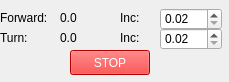
<?xml version="1.0" encoding="UTF-8"?>
<ui version="4.0">
 <class>MainWindow</class>
 <widget class="QMainWindow" name="MainWindow">
  <property name="geometry">
   <rect>
    <x>0</x>
    <y>0</y>
    <width>229</width>
    <height>82</height>
   </rect>
  </property>
  <property name="focusPolicy">
   <enum>Qt::StrongFocus</enum>
  </property>
  <property name="windowTitle">
   <string>Teleop</string>
  </property>
  <widget class="QWidget" name="centralwidget">
   <widget class="QPushButton" name="stopButton">
    <property name="geometry">
     <rect>
      <x>70</x>
      <y>50</y>
      <width>80</width>
      <height>25</height>
     </rect>
    </property>
    <property name="focusPolicy">
     <enum>Qt::NoFocus</enum>
    </property>
    <property name="styleSheet">
     <string notr="true">background-color: rgb(255, 0, 0);
font: 75 12pt &quot;Sans Serif&quot;;
color: rgb(255, 255, 255);</string>
    </property>
    <property name="text">
     <string>STOP</string>
    </property>
   </widget>
   <widget class="QLabel" name="fwdLabel">
    <property name="geometry">
     <rect>
      <x>0</x>
      <y>10</y>
      <width>91</width>
      <height>16</height>
     </rect>
    </property>
    <property name="text">
     <string>Forward:</string>
    </property>
   </widget>
   <widget class="QLabel" name="turnLabel">
    <property name="geometry">
     <rect>
      <x>0</x>
      <y>30</y>
      <width>81</width>
      <height>16</height>
     </rect>
    </property>
    <property name="text">
     <string>Turn:</string>
    </property>
   </widget>
   <widget class="QLabel" name="fwdVel">
    <property name="geometry">
     <rect>
      <x>60</x>
      <y>10</y>
      <width>31</width>
      <height>16</height>
     </rect>
    </property>
    <property name="text">
     <string>0.0</string>
    </property>
   </widget>
   <widget class="QLabel" name="turnVel">
    <property name="geometry">
     <rect>
      <x>60</x>
      <y>30</y>
      <width>31</width>
      <height>16</height>
     </rect>
    </property>
    <property name="text">
     <string>0.0</string>
    </property>
   </widget>
   <widget class="QDoubleSpinBox" name="fwdInc">
    <property name="geometry">
     <rect>
      <x>160</x>
      <y>8</y>
      <width>62</width>
      <height>22</height>
     </rect>
    </property>
    <property name="focusPolicy">
     <enum>Qt::ClickFocus</enum>
    </property>
    <property name="keyboardTracking">
     <bool>true</bool>
    </property>
    <property name="minimum">
     <double>0.020000000000000</double>
    </property>
    <property name="maximum">
     <double>1.000000000000000</double>
    </property>
    <property name="singleStep">
     <double>0.020000000000000</double>
    </property>
   </widget>
   <widget class="QLabel" name="label">
    <property name="geometry">
     <rect>
      <x>120</x>
      <y>10</y>
      <width>31</width>
      <height>16</height>
     </rect>
    </property>
    <property name="text">
     <string>Inc:</string>
    </property>
   </widget>
   <widget class="QDoubleSpinBox" name="turnInc">
    <property name="geometry">
     <rect>
      <x>160</x>
      <y>28</y>
      <width>62</width>
      <height>22</height>
     </rect>
    </property>
    <property name="focusPolicy">
     <enum>Qt::ClickFocus</enum>
    </property>
    <property name="minimum">
     <double>0.020000000000000</double>
    </property>
    <property name="maximum">
     <double>1.000000000000000</double>
    </property>
    <property name="singleStep">
     <double>0.020000000000000</double>
    </property>
   </widget>
   <widget class="QLabel" name="label_2">
    <property name="geometry">
     <rect>
      <x>120</x>
      <y>30</y>
      <width>31</width>
      <height>16</height>
     </rect>
    </property>
    <property name="text">
     <string>Inc:</string>
    </property>
   </widget>
  </widget>
 </widget>
 <resources/>
 <connections/>
</ui>
